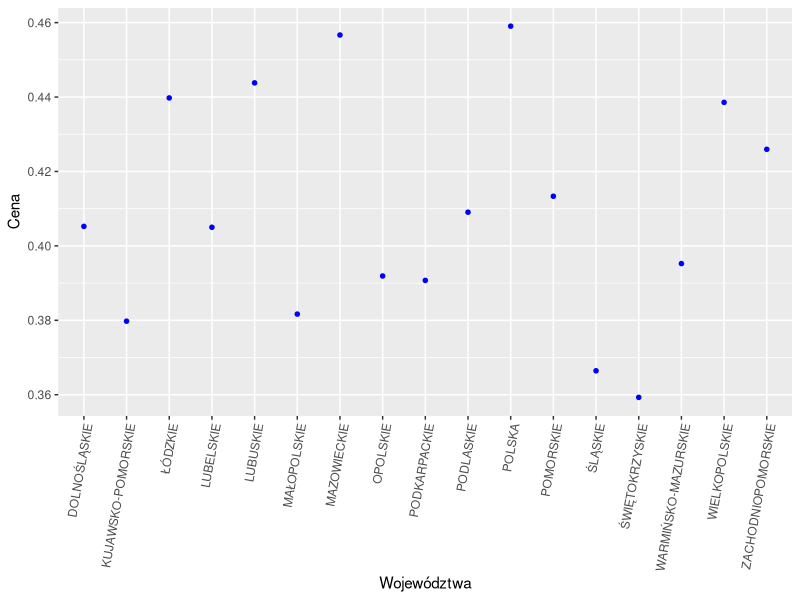
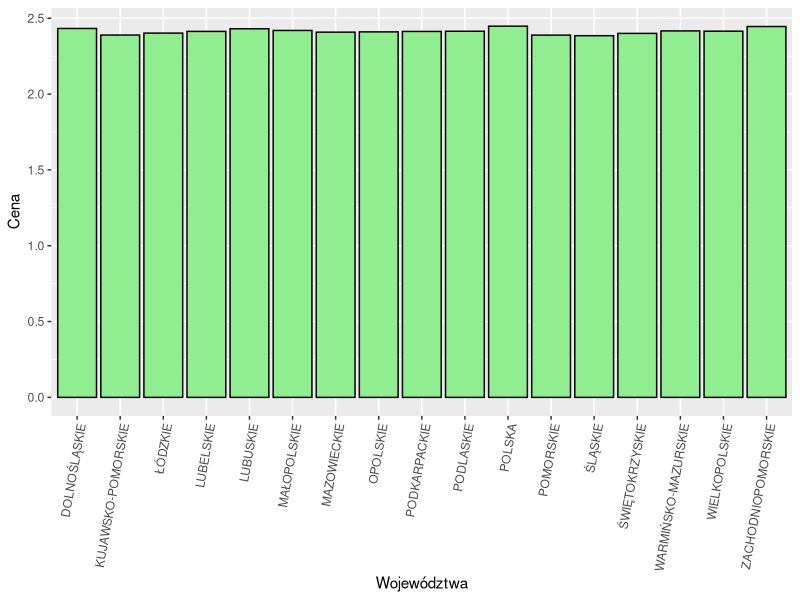
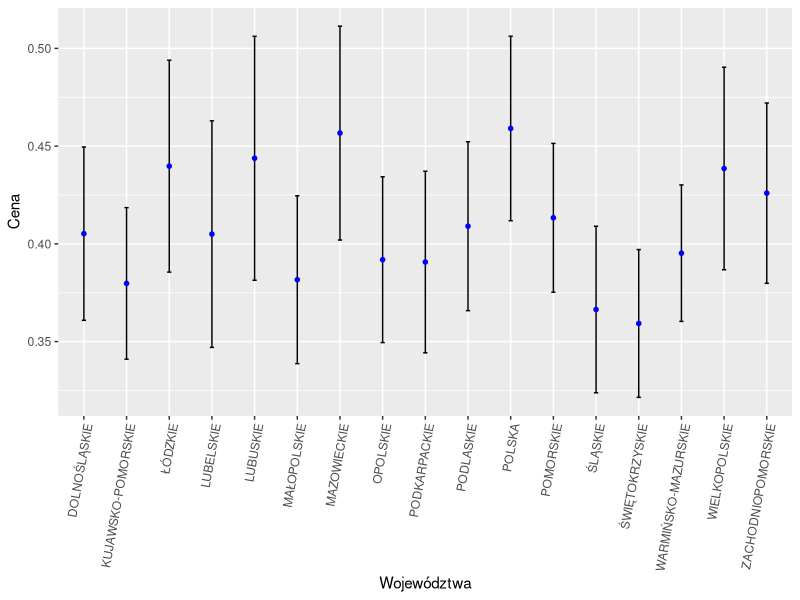
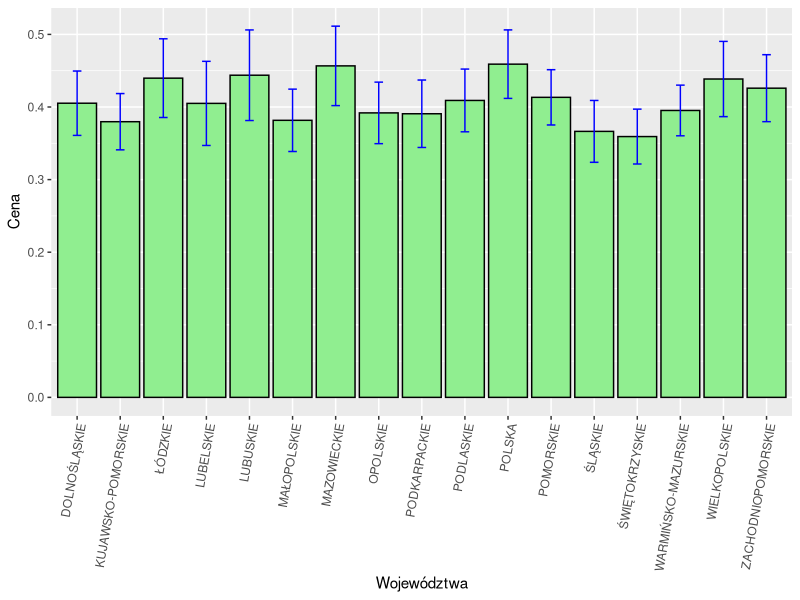

The R script that drew these images, in order:
#LIBRARIES

library(ggplot2)
library(tidyverse)
library(zoo)

#DATA

tabela<-read.csv(file="data.csv",sep=";",dec=",",encoding = "UTF-8")

#ORDERING DATA

names(tabela)[3:16] = paste0("Bułka_Pszenna", c("2006","2007","2008","2009","2010","2011","2012","2013","2014","2015","2016","2017","2018","2019"))
names(tabela)[17:30] = paste0("Mięso_Wieprzowe_Bez_Kości", c("2006","2007","2008","2009","2010","2011","2012","2013","2014","2015","2016","2017","2018","2019"))
names(tabela)[31:44] = paste0("Kiełbasa_Wędzona", c("2006","2007","2008","2009","2010","2011","2012","2013","2014","2015","2016","2017","2018","2019"))
names(tabela)[45:58] = paste0("Filety_Z_Morszczuka_Mrożone",c("2006","2007","2008","2009","2010","2011","2012","2013","2014","2015","2016","2017","2018","2019"))
names(tabela)[59:72] = paste0("Karp_Świeży", c("2006","2007","2008","2009","2010","2011","2012","2013","2014","2015","2016","2017","2018","2019"))
names(tabela)[73:86] = paste0("Podkoszulek_Męski_Bawełniany_Bez_Rękawa",c("2006","2007","2008","2009","2010","2011","2012","2013","2014","2015","2016","2017","2018","2019"))
names(tabela)[87:100] = paste0("Rajstopy_Damskie_Gładkie_15Den",c("2006","2007","2008","2009","2010","2011","2012","2013","2014","2015","2016","2017","2018","2019"))
names(tabela)[101:114] = paste0("Spodnie_Jeans", c("2006","2007","2008","2009","2010","2011","2012","2013","2014","2015","2016","2017","2018","2019"))
names(tabela)[115:128] = paste0("Czyszczenie_Chemiczne_Garnituru_Męskiego",c("2006","2007","2008","2009","2010","2011","2012","2013","2014","2015","2016","2017","2018","2019"))
names(tabela)[129:142] = paste0("Olej_Napędowy", c("2006","2007","2008","2009","2010","2011","2012","2013","2014","2015","2016","2017","2018","2019"))

#CREATING TABELS AND VECTORS WITH MONTHS ETC

woj_one = c(tabela[,2])
woj = rep(tabela[,2],14)
woj_rep = rep(woj,12)
rok = rep(c("2006","2007","2008","2009","2010","2011","2012","2013","2014","2015","2016","2017","2018","2019"),each=17)
rok_rep = rep(rok,12)
length(rok_rep)
mies = rep(c("sty","lut","mar","kwi","maj","cze","lip","sie","wrz","paź","lis","gru"),each=238)

#CREATING VECTORS OF PRICES

Bułka_Pszenna = c()
Mięso_Wieprzowe_Bez_Kości = c()
Kiełbasa_Wędzona= c()
Filety_Z_Morszczuka_Mrożone = c()
Karp_Świeży = c()
Podkoszulek_Męski_Bawełniany_Bez_Rękawa = c()
Rajstopy_Damskie_Gładkie_15Den = c()
Spodnie_Jeans = c()
Czyszczenie_Chemiczne_Garnituru_Męskiego = c()
Olej_Napędowy = c()

for (n in c(0, 140, 140*11)) {
  for (i in 3:16) {
    Bułka_Pszenna = c(Bułka_Pszenna, tabela[,i+n])
  }
  for (i in 17:30) {
    Mięso_Wieprzowe_Bez_Kości = c(Mięso_Wieprzowe_Bez_Kości, tabela[,i+n])
  }
  for (i in 31:44) {
    Kiełbasa_Wędzona = c(Kiełbasa_Wędzona, tabela[,i+n])
  }
  for (i in 45:58) {
    Filety_Z_Morszczuka_Mrożone = c(Filety_Z_Morszczuka_Mrożone, tabela[,i+n])
  }
  for (i in 59:72) {
    Karp_Świeży = c(Karp_Świeży, tabela[,i+n])
  }
  for (i in 73:86) {
    Podkoszulek_Męski_Bawełniany_Bez_Rękawa = c(Podkoszulek_Męski_Bawełniany_Bez_Rękawa, tabela[,i+n])
  }
  for (i in 87:100) {
    Rajstopy_Damskie_Gładkie_15Den = c(Rajstopy_Damskie_Gładkie_15Den, tabela[,i+n])
  }
  for (i in 101:114) {
    Spodnie_Jeans = c(Spodnie_Jeans, tabela[,i+n])
  }
  for (i in 115:128) {
    Czyszczenie_Chemiczne_Garnituru_Męskiego = c(Czyszczenie_Chemiczne_Garnituru_Męskiego, tabela[,i+n])
  }
  for (i in 129:142) {
    Olej_Napędowy = c(Olej_Napędowy, tabela[,i+n])
  }
}

#CREATING DATA FRAME

data = data.frame(woj = woj_rep, rok = rok_rep, mies = mies, Bułka_Pszenna = Bułka_Pszenna, Mięso_Wieprzowe_Bez_Kości = Mięso_Wieprzowe_Bez_Kości,
                 Kiełbasa_Wędzona = Kiełbasa_Wędzona, Filety_Z_Morszczuka_Mrożone = Filety_Z_Morszczuka_Mrożone, Karp_Świeży = Karp_Świeży,
                 Podkoszulek_Męski_Bawełniany_Bez_Rękawa = Podkoszulek_Męski_Bawełniany_Bez_Rękawa, Rajstopy_Damskie_Gładkie_15Den = Rajstopy_Damskie_Gładkie_15Den,
                 Spodnie_Jeans = Spodnie_Jeans, Czyszczenie_Chemiczne_Garnituru_Męskiego = Czyszczenie_Chemiczne_Garnituru_Męskiego, Olej_Napędowy = Olej_Napędowy)

#REPLACING ALL NA WITH 0

data[is.na(data)] = 0

#COLLECTING AVREAGE AND STD FOR ALL DATA

for(i in 4:13){
  print(tapply(data[,i],data[,2],mean))
}

for(i in 4:13){
  print(tapply(data[,i],data[,2],sd))
}

#COLLECTTING DATA FOR POLAND

poland = data[data$woj == "POLSKA",]

#ORDERING DATA FOR POLAND

poland$data = as.yearmon(paste(poland$mies, poland$rok)) 
poland = poland[order(poland$mies),]

#COLLECTING AVERAGES, SD FOR WOJ

AV_Bułka_Pszenna = tapply(data[,4], data[,1], mean)
AV_Mięso_Wieprzowe_Bez_Kości = tapply(data[,5], data[,1], mean)
AV_Kiełbasa_Wędzona = tapply(data[,6], data[,1], mean, na.rm=T)
AV_Filety_Z_Morszczuka_Mrożone = tapply(data[,7], data[,1], mean)
AV_Karp_Świeży = tapply(data[,8], data[,1],mean)
AV_Podkoszulek_Męski_Bawełniany_Bez_Rękawa = tapply(data[,9], data[,1], mean)
AV_Rajsstopy_Damskie_Gładkie_15Den = tapply(data[,10], data[,1], mean)
AV_Spodnie_Jeans = tapply(data[,11], data[,1], mean)
AV_Czyszczenie_Chemiczne_Garnituru_Męskiego = tapply(data[,12], data[,1], mean)
AV_Olej_Napędowy = tapply(data[,13], data[,1], mean)

Sd_Bułka_Pszenna = tapply(data[,4], data[,1], sd)
Sd_Mięso_Wieprzowe_Bez_Kości = tapply(data[,5], data[,1], sd)
Sd_Kiełbasa_Wędzona = tapply(data[,6], data[,1], sd, na.rm=T)
Sd_Filety_Z_Morszczuka_Mrożone = tapply(data[,7], data[,1], sd)
Sd_Karp_Świeży = tapply(data[,8], data[,1], sd)
Sd_Podkoszulek_Męski_Bawełniany_Bez_Rękawa = tapply(data[,9], data[,1], sd)
Sd_Rajstopy_Damskie_Gładkie_15Den = tapply(data[,10], data[,1], sd)
Sd_Spodnie_Jeans = tapply(data[,11], data[,1], sd)
Sd_Czyszczenie_Chemiczne_Garnituru_Męskiego = tapply(data[,12], data[,1], sd)
Sd_Olej_Napędowy = tapply(data[,13], data[,1], sd)

#CREATING AVERAGE, SD DATA FRAMES

average = data.frame(woj = as.factor(sort(tabela[,1])), AV_Bułka_Pszenna = AV_Bułka_Pszenna, AV_Mięso_Wieprzowe_Bez_Kości = AV_Mięso_Wieprzowe_Bez_Kości,
                    AV_Kiełbasa_Wędzona = AV_Kiełbasa_Wędzona, AV_Filety_Z_Morszczuka_Mrożone = AV_Filety_Z_Morszczuka_Mrożone, AV_Karp_Świeży = AV_Karp_Świeży,
                    AV_Podkoszulek_Męski_Bawełniany_Bez_Rękaw = AV_Podkoszulek_Męski_Bawełniany_Bez_Rękawa, AV_Rajsstopy_Damskie_Gładkie_15Den = AV_Rajsstopy_Damskie_Gładkie_15Den,
                    Sr_Spodnie_Jeans = AV_Spodnie_Jeans, AV_Czyszczenie_Chemiczne_Garnituru_Męskiego = AV_Czyszczenie_Chemiczne_Garnituru_Męskiego,
                    AV_Olej_Napędowy = AV_Olej_Napędowy)

deviation = data.frame(average, Sd_Bułka_Pszenna=Sd_Bułka_Pszenna, Sd_Mięso_Wieprzowe_Bez_Kości = Sd_Mięso_Wieprzowe_Bez_Kości,
                       Sd_Kiełbasa_Wędzona = Sd_Kiełbasa_Wędzona, Sd_Filety_Z_Morszczuka_Mrożone = Sd_Filety_Z_Morszczuka_Mrożone,
                       Sd_Karp_Świeży = Sd_Karp_Świeży, Sd_Podkoszulek_Męski_Bawełniany_Bez_Rękawa = Sd_Podkoszulek_Męski_Bawełniany_Bez_Rękawa,
                       Sd_Rajstopy_Damskie_Gładkie_15Den = Sd_Rajstopy_Damskie_Gładkie_15Den, Sd_Spodnie_Jeans = Sd_Spodnie_Jeans,
                       Sd_Czyszczenie_Chemiczne_Garnituru_Męskiego = Sd_Czyszczenie_Chemiczne_Garnituru_Męskiego, Sd_Olej_Napędowy = Sd_Olej_Napędowy)

#ANALYZING AVERAGE FOR WOJ

average_for_product_point = function(x) {
  ggplot(data = average, 
         aes(x = woj_one, 
             y = x)) + 
    geom_point(color = 'blue', size = 2, shape = 20)+
    theme(axis.text.x = element_text(angle = 80, hjust = 1))+
    xlab("Województwa")+
    ylab("Cena")

}
average_for_product_bar = function(x){
  ggplot(data = average, 
         aes(x = woj_one, 
             y = x)) +
    geom_bar(stat = 'identity', fill = "lightgreen", colour = "black") +
    theme(axis.text.x = element_text(angle = 80, hjust = 1))+
    xlab("Województwa")+
    ylab("Cena")
}
average_for_product_point(AV_Bułka_Pszenna)
average_for_product_bar(AV_Olej_Napędowy)

#ANALYZING SD FOR WOJ

Buł_data = c(AV_Bułka_Pszenna, Sd_Bułka_Pszenna) 
Mięs_data = c(AV_Mięso_Wieprzowe_Bez_Kości, Sd_Mięso_Wieprzowe_Bez_Kości)
Kieł_data = c(AV_Kiełbasa_Wędzona, Sd_Kiełbasa_Wędzona)
Fil_data = c(AV_Filety_Z_Morszczuka_Mrożone, Sd_Filety_Z_Morszczuka_Mrożone)
Karp_data = c(AV_Karp_Świeży, Sd_Karp_Świeży)
Podk_data = c(AV_Podkoszulek_Męski_Bawełniany_Bez_Rękawa, Sd_Podkoszulek_Męski_Bawełniany_Bez_Rękawa)
Raj_data = c(AV_Rajsstopy_Damskie_Gładkie_15Den, Sd_Rajstopy_Damskie_Gładkie_15Den)
Spod_data = c(AV_Spodnie_Jeans, Sd_Spodnie_Jeans)
Czyszcz_data = c(AV_Czyszczenie_Chemiczne_Garnituru_Męskiego, Sd_Czyszczenie_Chemiczne_Garnituru_Męskiego)
Olej_data = c(AV_Olej_Napędowy, Sd_Olej_Napędowy)

sd_for_woj_point = function(x) {
  ggplot(deviation, aes(x = woj_one, y = x[1:17]))+ 
    geom_errorbar(aes(ymin = x[1:17]-x[18:34], ymax = x[1:17]+x[18:34]), width = .1, col = "black")+
    geom_point(color = "blue", size = 2, shape = 20)+ 
    theme(axis.text.x = element_text(angle = 80, hjust = 1))+
    xlab("Województwa")+
    ylab("Cena")
}

sd_for_woj_bar = function(x) {
  ggplot(data = deviation, aes(x = woj_one, y = x[1:17]))+
    geom_bar(stat = "identity", fill="lightgreen", colour = "black")+
    geom_errorbar(aes(ymin = x[1:17] - x[18:34], ymax = x[1:17] + x[18:34]), width = .2, col = "blue")+ 
    theme(axis.text.x = element_text(angle = 80, hjust = 1))+
    xlab("Województwa")+
    ylab("Cena")
}
sd_for_woj_point(Buł_data)
sd_for_woj_bar(Buł_data)

#ANALYZING DATA FOR POLAND

poland_price_by_all_years = function(a) {
  ggplot(data = poland, aes(x = data, y = a, color = rok))+ 
    geom_point(size = 5, shape = 20)+
    ggtitle("Cena produktu na przestrzeni lat")+
    scale_x_yearmon()+
    theme(axis.text.x = element_text(angle = 80, hjust = 1))+
    xlab("Miesiące")+
    ylab("Cena")
}

poland_prce_by_year_box = function(a) {
  ggplot(poland, aes(x = mies, y = a, fill = mies)) + 
    geom_boxplot(alpha = 0.6) 
}

poland_price_by_month = function(a) {
  ggplot(data = poland, 
         aes(x = mies, y = a, color = rok, group = rok)) + 
    geom_point(size = 5, shape = 20) +
    ggtitle("Ceny w roku na przzestrzeni miesięcy") +
    theme(axis.text.x = element_text(angle = 90, hjust = 1))+
    xlab("Miesiące")+
    ylab("Cena")
}
